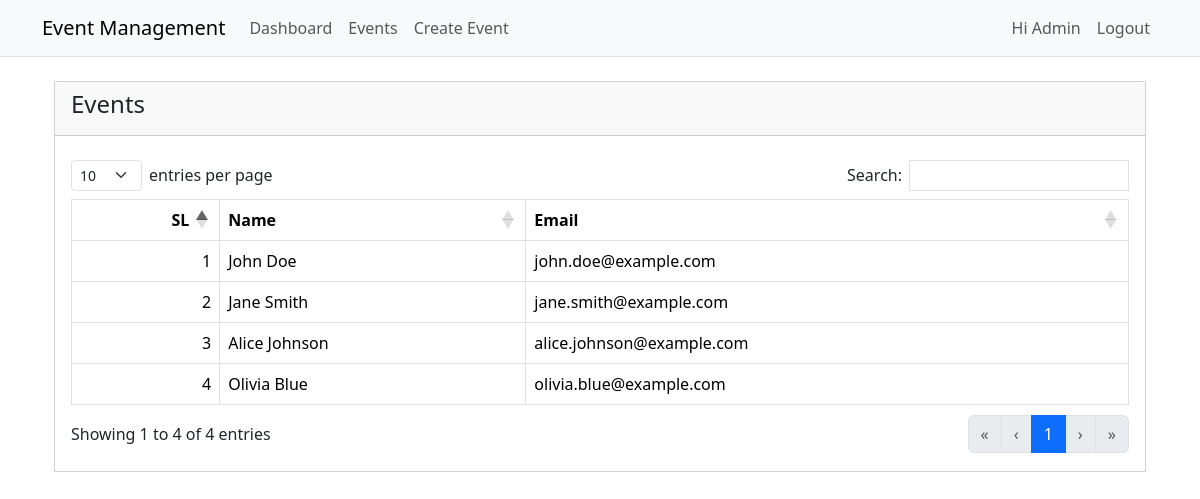
Screenshot of /pages/event-attendees.php?id=1 (signed in) with the database file from the repository.
### tables this page shows
CREATE TABLE IF NOT EXISTS `attendees` (
  `id` int NOT NULL AUTO_INCREMENT,
  `event_id` int NOT NULL,
  `name` varchar(255) NOT NULL,
  `email` varchar(255) NOT NULL,
  `registered_at` timestamp NULL DEFAULT CURRENT_TIMESTAMP,
  PRIMARY KEY (`id`),
  KEY `event_id` (`event_id`)
);

### pages/event-attendees.php (the view, shortened to what this page needs)
<?php
include('../templates/header.php');
require_once '../includes/db_connection.php';
$event_id = $_GET['id'];
$stmt = $pdo->prepare("SELECT * FROM attendees WHERE event_id = ?");
$stmt->execute([$event_id]);
$attendees = $stmt->fetchAll(PDO::FETCH_ASSOC);
?>
<div class="d-flex justify-content-center md:align-items-center min-vh-100">
    <div class="row w-100">
        <div class="col mx-auto">
            <div class="card">
                <div class="card-header">
                    <h4>Events</h4>
                </div>
                <div class="card-body">
                    <table class="table table-bordered" id="attendeeTable">
                        <thead>
                            <tr>
                                <th>SL</th>
                                <th>Name</th>
                                <th>Email</th>
                            </tr>
                        </thead>
                        <tbody>
                            <?php foreach ($attendees as $key => $attendee): ?>
                                <tr>
                                    <td><?php echo htmlspecialchars($key + 1); ?></td>
                                    <td><?php echo htmlspecialchars($attendee['name']); ?></td>
                                    <td><?php echo htmlspecialchars($attendee['email']); ?></td>
                                </tr>
                            <?php endforeach; ?>
                        </tbody>
                    </table>
                </div>
            </div>
        </div>
    </div>
    <?php include('../templates/footer.php'); ?>

### assets/css/style.css (style rules this page uses)
.form-control, .btn, .card { border-radius: 0; }

### rows the page displays
attendees: name "John Doe", email "john.doe@example.com"
attendees: name "Jane Smith", email "jane.smith@example.com"
attendees: name "Alice Johnson", email "alice.johnson@example.com"
attendees: name "Olivia Blue", email "olivia.blue@example.com"

### other values shown
$_SESSION['user_name'] "Admin"
